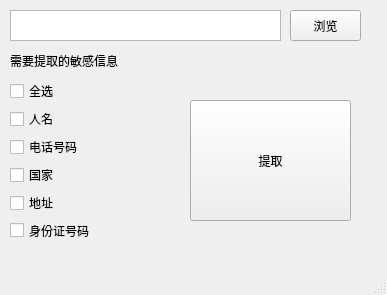
<?xml version="1.0" encoding="UTF-8"?>
<ui version="4.0">
 <class>MainWindow</class>
 <widget class="QMainWindow" name="MainWindow">
  <property name="geometry">
   <rect>
    <x>0</x>
    <y>0</y>
    <width>387</width>
    <height>295</height>
   </rect>
  </property>
  <property name="windowTitle">
   <string>MainWindow</string>
  </property>
  <widget class="QWidget" name="centralwidget">
   <widget class="QTextEdit" name="textEdit">
    <property name="geometry">
     <rect>
      <x>10</x>
      <y>10</y>
      <width>271</width>
      <height>31</height>
     </rect>
    </property>
   </widget>
   <widget class="QPushButton" name="button_open_file">
    <property name="geometry">
     <rect>
      <x>290</x>
      <y>10</y>
      <width>71</width>
      <height>31</height>
     </rect>
    </property>
    <property name="text">
     <string>浏览</string>
    </property>
   </widget>
   <widget class="QWidget" name="verticalLayoutWidget">
    <property name="geometry">
     <rect>
      <x>10</x>
      <y>80</y>
      <width>121</width>
      <height>161</height>
     </rect>
    </property>
    <layout class="QVBoxLayout" name="verticalLayout">
     <item>
      <widget class="QCheckBox" name="checkBox_1">
       <property name="text">
        <string>全选</string>
       </property>
      </widget>
     </item>
     <item>
      <widget class="QCheckBox" name="checkBox_2">
       <property name="text">
        <string>人名</string>
       </property>
      </widget>
     </item>
     <item>
      <widget class="QCheckBox" name="checkBox_3">
       <property name="text">
        <string>电话号码</string>
       </property>
      </widget>
     </item>
     <item>
      <widget class="QCheckBox" name="checkBox_4">
       <property name="text">
        <string>国家</string>
       </property>
      </widget>
     </item>
     <item>
      <widget class="QCheckBox" name="checkBox_6">
       <property name="text">
        <string>地址</string>
       </property>
      </widget>
     </item>
     <item>
      <widget class="QCheckBox" name="checkBox_5">
       <property name="text">
        <string>身份证号码</string>
       </property>
      </widget>
     </item>
    </layout>
   </widget>
   <widget class="QLabel" name="label">
    <property name="geometry">
     <rect>
      <x>10</x>
      <y>40</y>
      <width>141</width>
      <height>41</height>
     </rect>
    </property>
    <property name="text">
     <string>需要提取的敏感信息</string>
    </property>
   </widget>
   <widget class="QPushButton" name="pushButton">
    <property name="geometry">
     <rect>
      <x>190</x>
      <y>100</y>
      <width>161</width>
      <height>121</height>
     </rect>
    </property>
    <property name="text">
     <string>提取</string>
    </property>
   </widget>
  </widget>
  <widget class="QMenuBar" name="menubar">
   <property name="geometry">
    <rect>
     <x>0</x>
     <y>0</y>
     <width>387</width>
     <height>26</height>
    </rect>
   </property>
  </widget>
  <widget class="QStatusBar" name="statusbar"/>
 </widget>
 <resources/>
 <connections/>
</ui>
